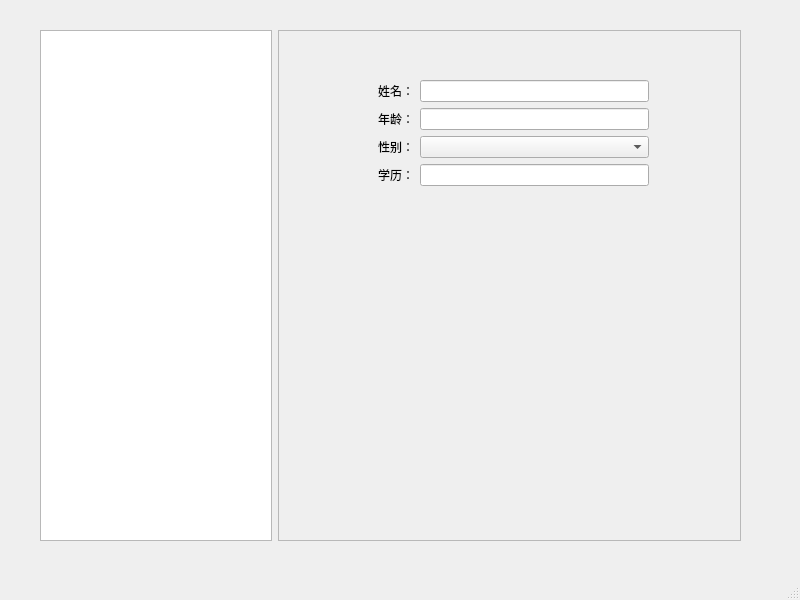
<?xml version="1.0" encoding="UTF-8"?>
<ui version="4.0">
 <class>MainWindow</class>
 <widget class="QMainWindow" name="MainWindow">
  <property name="geometry">
   <rect>
    <x>0</x>
    <y>0</y>
    <width>800</width>
    <height>600</height>
   </rect>
  </property>
  <property name="windowTitle">
   <string>MainWindow</string>
  </property>
  <widget class="QWidget" name="centralwidget">
   <widget class="QWidget" name="horizontalLayoutWidget">
    <property name="geometry">
     <rect>
      <x>40</x>
      <y>30</y>
      <width>701</width>
      <height>511</height>
     </rect>
    </property>
    <layout class="QHBoxLayout" name="horizontalLayout">
     <item>
      <widget class="QTreeView" name="treeView">
       <property name="sizePolicy">
        <sizepolicy hsizetype="Expanding" vsizetype="Expanding">
         <horstretch>1</horstretch>
         <verstretch>0</verstretch>
        </sizepolicy>
       </property>
      </widget>
     </item>
     <item>
      <widget class="QFrame" name="frame">
       <property name="sizePolicy">
        <sizepolicy hsizetype="Expanding" vsizetype="Preferred">
         <horstretch>2</horstretch>
         <verstretch>0</verstretch>
        </sizepolicy>
       </property>
       <property name="frameShape">
        <enum>QFrame::StyledPanel</enum>
       </property>
       <property name="frameShadow">
        <enum>QFrame::Raised</enum>
       </property>
       <widget class="QWidget" name="formLayoutWidget">
        <property name="geometry">
         <rect>
          <x>100</x>
          <y>50</y>
          <width>271</width>
          <height>361</height>
         </rect>
        </property>
        <layout class="QFormLayout" name="formLayout">
         <item row="0" column="0">
          <widget class="QLabel" name="label">
           <property name="sizePolicy">
            <sizepolicy hsizetype="Expanding" vsizetype="Preferred">
             <horstretch>1</horstretch>
             <verstretch>0</verstretch>
            </sizepolicy>
           </property>
           <property name="text">
            <string>姓名：</string>
           </property>
          </widget>
         </item>
         <item row="0" column="1">
          <widget class="QLineEdit" name="lineEdit">
           <property name="sizePolicy">
            <sizepolicy hsizetype="Expanding" vsizetype="Fixed">
             <horstretch>2</horstretch>
             <verstretch>0</verstretch>
            </sizepolicy>
           </property>
          </widget>
         </item>
         <item row="1" column="0">
          <widget class="QLabel" name="label_2">
           <property name="sizePolicy">
            <sizepolicy hsizetype="Expanding" vsizetype="Preferred">
             <horstretch>1</horstretch>
             <verstretch>0</verstretch>
            </sizepolicy>
           </property>
           <property name="text">
            <string>年龄：</string>
           </property>
          </widget>
         </item>
         <item row="1" column="1">
          <widget class="QLineEdit" name="lineEdit_2">
           <property name="sizePolicy">
            <sizepolicy hsizetype="Expanding" vsizetype="Fixed">
             <horstretch>2</horstretch>
             <verstretch>0</verstretch>
            </sizepolicy>
           </property>
          </widget>
         </item>
         <item row="2" column="0">
          <widget class="QLabel" name="label_3">
           <property name="sizePolicy">
            <sizepolicy hsizetype="Expanding" vsizetype="Preferred">
             <horstretch>1</horstretch>
             <verstretch>0</verstretch>
            </sizepolicy>
           </property>
           <property name="text">
            <string>性别：</string>
           </property>
          </widget>
         </item>
         <item row="3" column="0">
          <widget class="QLabel" name="label_4">
           <property name="sizePolicy">
            <sizepolicy hsizetype="Expanding" vsizetype="Preferred">
             <horstretch>1</horstretch>
             <verstretch>0</verstretch>
            </sizepolicy>
           </property>
           <property name="text">
            <string>学历：</string>
           </property>
          </widget>
         </item>
         <item row="3" column="1">
          <widget class="QLineEdit" name="lineEdit_4">
           <property name="sizePolicy">
            <sizepolicy hsizetype="Expanding" vsizetype="Fixed">
             <horstretch>2</horstretch>
             <verstretch>0</verstretch>
            </sizepolicy>
           </property>
          </widget>
         </item>
         <item row="2" column="1">
          <widget class="QComboBox" name="comboBox"/>
         </item>
        </layout>
       </widget>
      </widget>
     </item>
    </layout>
   </widget>
  </widget>
  <widget class="QMenuBar" name="menubar">
   <property name="geometry">
    <rect>
     <x>0</x>
     <y>0</y>
     <width>800</width>
     <height>23</height>
    </rect>
   </property>
  </widget>
  <widget class="QStatusBar" name="statusbar"/>
 </widget>
 <resources/>
 <connections/>
</ui>
